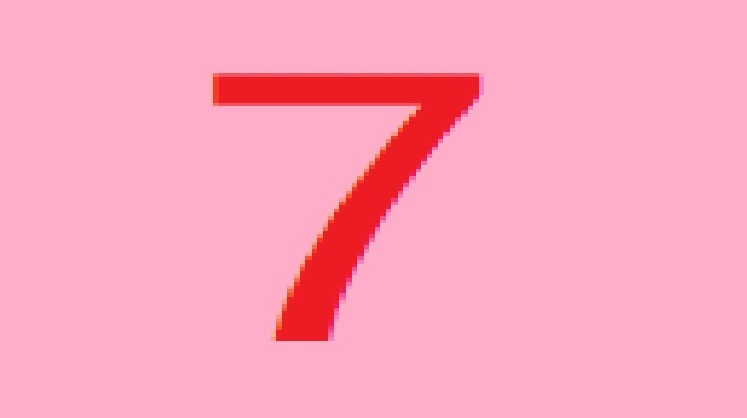
#> input picture 7.jpg, 747 x 418 px
$ python -i step.py   (imports and definitions only)
#> lines starting #> are read from the running program, lines starting #| are printed output that depends on the picture; after the words box and inside, x2 and y2 are one past the last pixel; in counts of white or black regions, pixels touching at a corner belong together
# -*- coding: utf-8 -*-
# @Time    : 2020年11月2020/11/29日16:24
# @Author  : SoonCj
# @Email   : F_aF_a@163.com
# @File    : step.py
# @Software: PyCharm
"""
说明:流程步骤
1.手写数字照片
2.切成正方形28*28
3.黑底白字
4.DNN分类模型
5.分类结果
"""
import tensorflow as tf
import matplotlib.pyplot as plt
import numpy as np
import cv2
import h5py


def getImage(s):
#> called with s = '7.jpg'
    img = cv2.imread(s)
#> img is the input picture: shape (418, 747, 3); mean B, G, R 190.2, 164.4, 252.7
    cv2.imshow("img", img)
    cv2.waitKey(0)
    cv2.destroyAllWindows()
    # 横的图片 中心切成正方形
    height = img.shape[0]
#> height = 418
    width = img.shape[1]
#> width = 747
    col_start = (width - height) / 2  # 列开头
#> col_start = 164.5
    col_end = col_start + height  # 列结束
#> col_end = 582.5
    img = img[:, int(col_start):int(col_end), :]
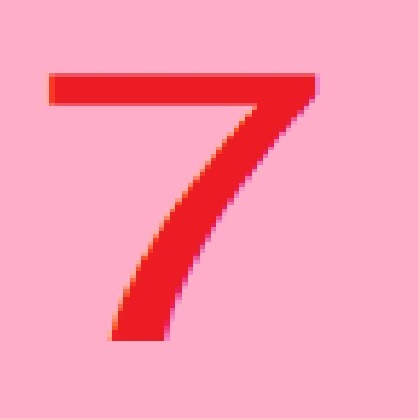
#> img: shape (418, 418, 3); mean B, G, R 181.7, 156.9, 251.7

    # 调整为灰度图片
    img = cv2.cvtColor(img, cv2.COLOR_BGR2GRAY)
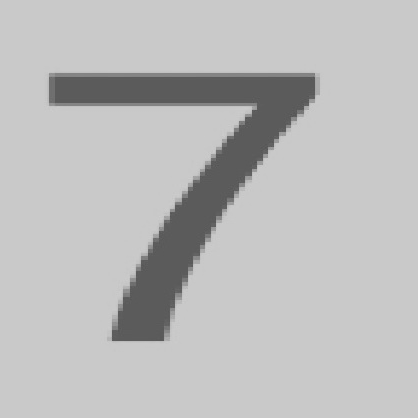
#> img: shape (418, 418); min 82, max 207, mean 188.1

    # 变成黑白的图像
    (thresh, img) = cv2.threshold(img, 128, 255, cv2.THRESH_BINARY | cv2.THRESH_OTSU)
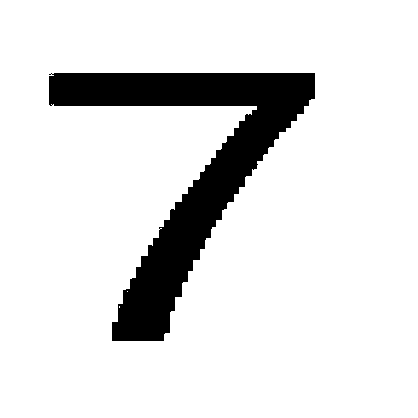
#> img: shape (418, 418); 88% white; 1 black region, box (x1, y1, x2, y2) and area: (49, 73, 315, 341) 21016
#> thresh = 148
    # 图像颜色翻转
    img = cv2.bitwise_not(img)
    # 调整为28*28像素
    img = cv2.resize(img, (28, 28))
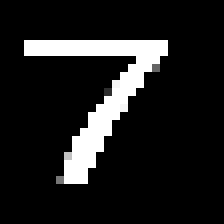
#> img: shape (28, 28) (shown 8 times larger); min 0, max 255, mean 30.2

    # img = tf.keras.utils.normalize(img)

    cv2.imshow("img", img)
    cv2.waitKey(0)
    cv2.destroyAllWindows()
    return img


class model:

    def __init__(self):
        (x_train, y_train), (x_test, y_test) = tf.keras.datasets.mnist.load_data()
        x_train = tf.keras.utils.normalize(x_train, axis=1)
        x_test = tf.keras.utils.normalize(x_test, axis=1)

        # 输入层：748（图片是28*28的）
        model = tf.keras.models.Sequential()
        model.add(tf.keras.layers.Flatten(input_shape=(28, 28)))  # 图片变平
        # hidden layer1：128
        model.add(tf.keras.layers.Dense(128, activation=tf.nn.relu))
        # hidden layer2：128
        model.add(tf.keras.layers.Dense(128, activation=tf.nn.relu))
        # 输入层：10
        model.add(tf.keras.layers.Dense(10, activation=tf.nn.softmax))
        model.compile(optimizer="adam", loss='sparse_categorical_crossentropy', metrics=['accuracy'])
        # [5 lines of commented-out code are left out]
        self.model = model
        self.x = x_test[98:99]

    def predict(self, s):
        img = getImage(s)
        x = self.x
        for i in range(0, 27):
            x[0][i] = img[i]
        # print(x)
        predictions = self.model.predict([x])
        return np.argmax(predictions[0])


# [1 line that did not run here, left out]
# [1 line that did not run here, left out]
# [1 line not run here, left out]

>>> result = getImage('7.jpg')

$ run again, on 1.jpg
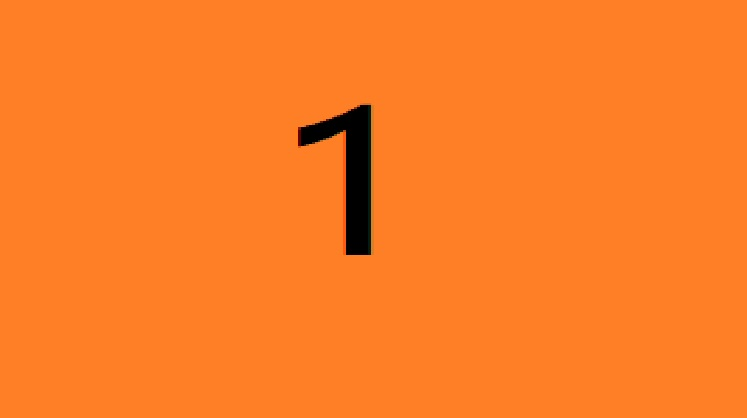
#> input picture 1.jpg, 747 x 418 px
#> in getImage, img is the input picture: shape (418, 747, 3); mean B, G, R 37.5, 125.1, 251.2
#> in getImage, `(thresh, img) = cv2.threshold(img, 128, 255, cv2.THRESH_BINARY | cv2.T..`:
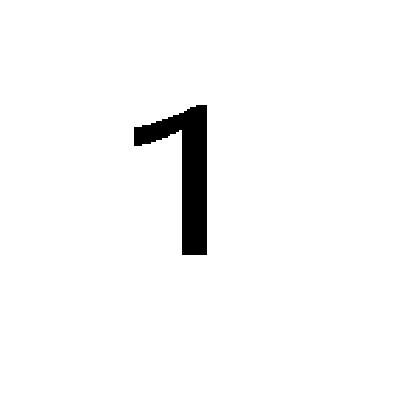
#> img: shape (418, 418); 97.4% white; 1 black region, box (x1, y1, x2, y2) and area: (134, 105, 207, 255) 4586
#> thresh = 76
#> in getImage, `img = cv2.resize(img, (28, 28))`:
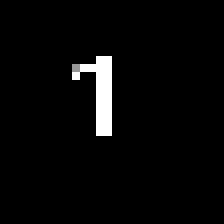
#> img: shape (28, 28) (shown 8 times larger); min 0, max 255, mean 7.7

$ run again, on 2.jpg
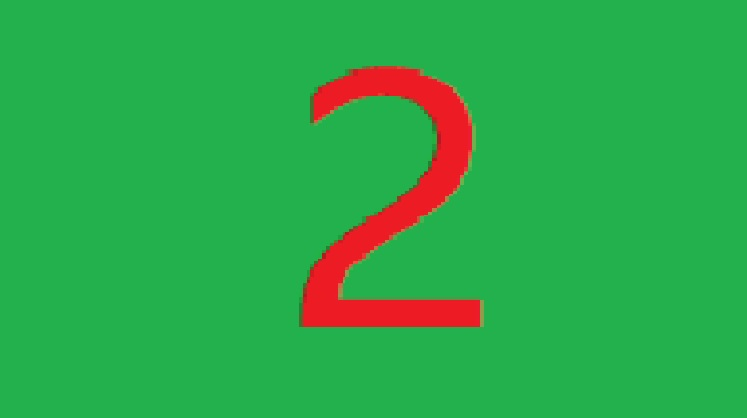
#> input picture 2.jpg, 747 x 418 px
#> in getImage, img is the input picture: shape (418, 747, 3); mean B, G, R 74.7, 168.8, 46.2
#> in getImage, `(thresh, img) = cv2.threshold(img, 128, 255, cv2.THRESH_BINARY | cv2.T..`:
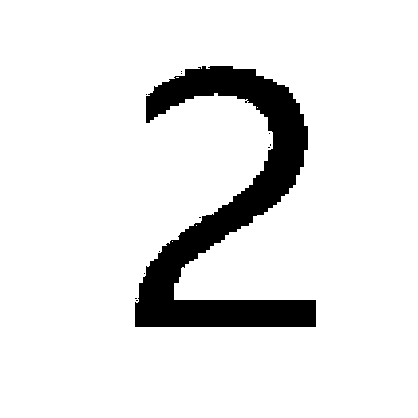
#> img: shape (418, 418); 90.2% white; 12 black regions (11 under 20 px), largest, box (x1, y1, x2, y2) and area: (135, 66, 316, 327) 17058
#> thresh = 106
#> in getImage, `img = cv2.resize(img, (28, 28))`:
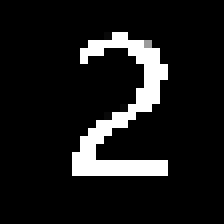
#> img: shape (28, 28) (shown 8 times larger); min 0, max 255, mean 25.9

$ run again, on 6.jpg
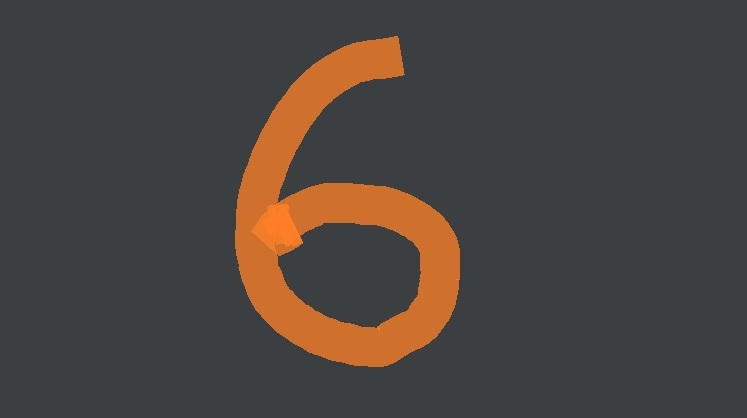
#> input picture 6.jpg, 747 x 418 px
#> in getImage, img is the input picture: shape (418, 747, 3); mean B, G, R 63.8, 67.8, 73.7
#> in getImage, `(thresh, img) = cv2.threshold(img, 128, 255, cv2.THRESH_BINARY | cv2.T..`:
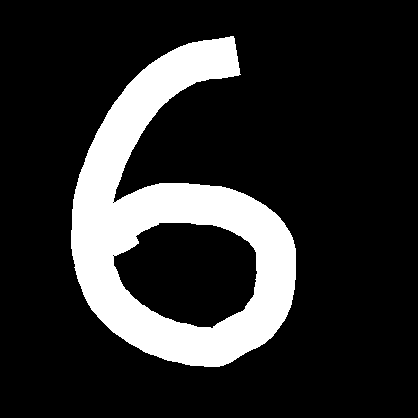
#> img: shape (418, 418); 17.5% white; 1 white region, box (x1, y1, x2, y2) and area: (71, 36, 296, 367) 30494
#> thresh = 73
#> in getImage, `img = cv2.resize(img, (28, 28))`:
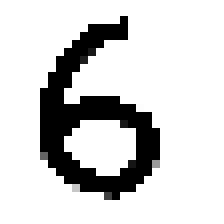
#> img: shape (28, 28) (shown 8 times larger); min 0, max 255, mean 209.6
